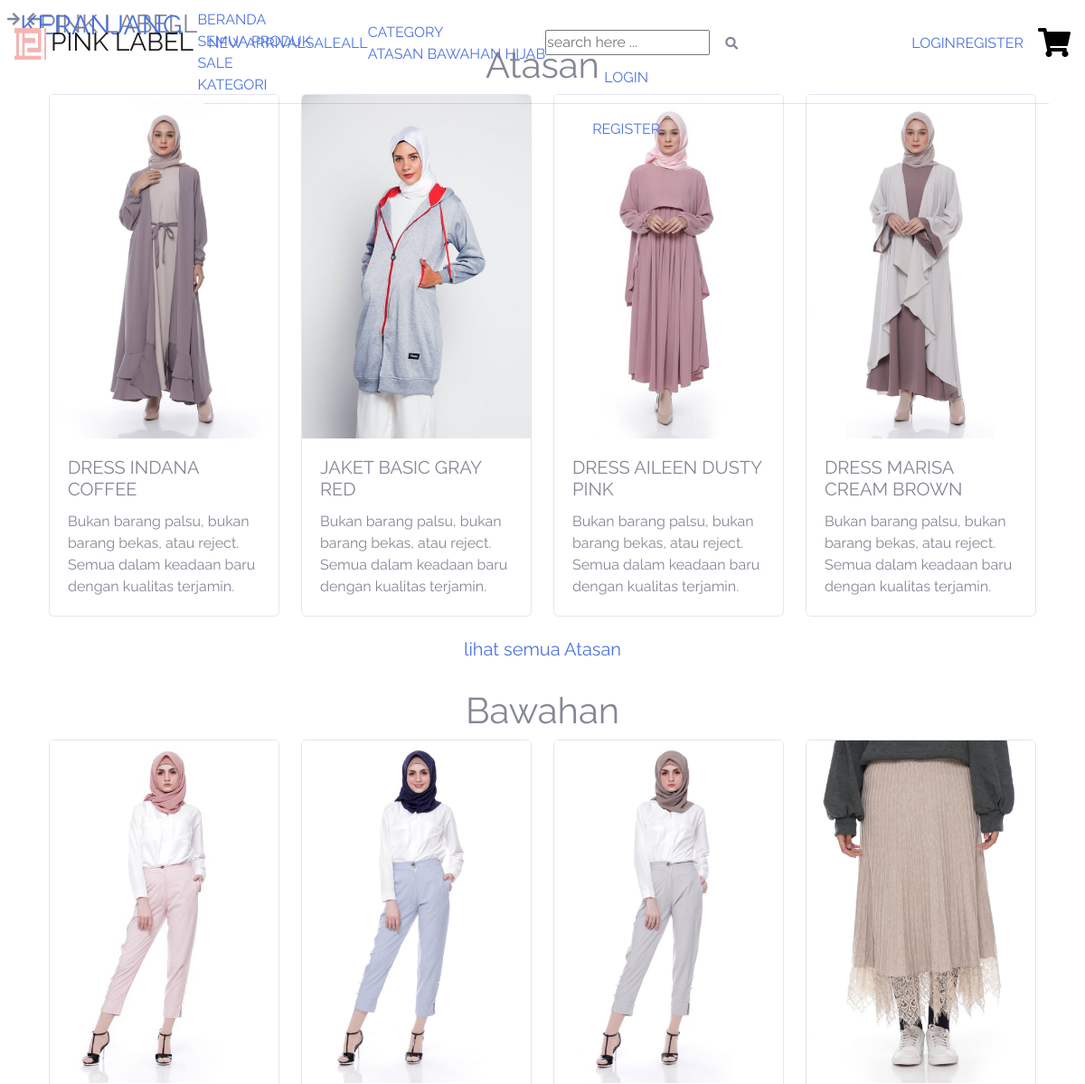
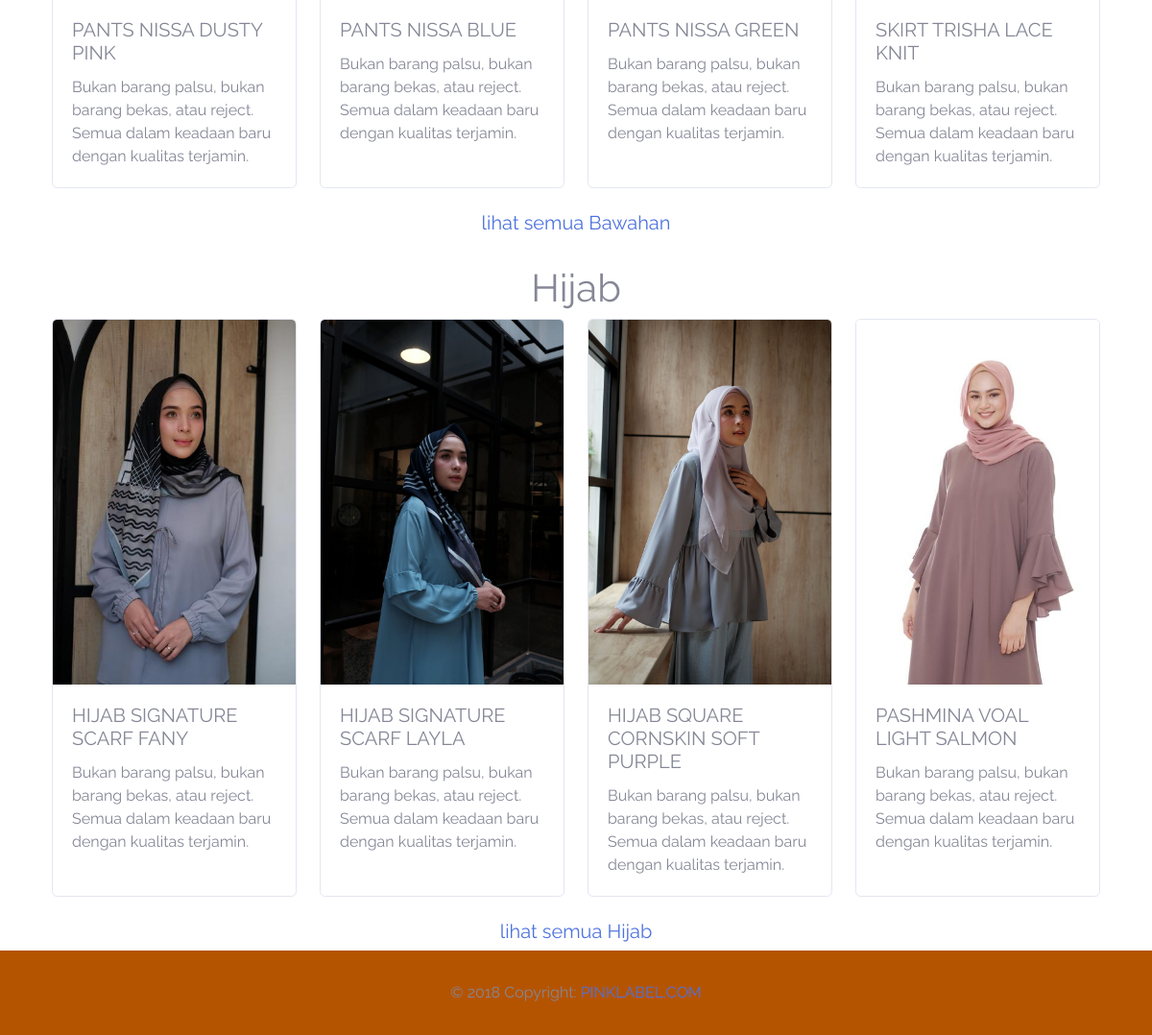
Page /index.php/kategori on the committed database (2 pictures, top to bottom).
### tables this page shows
CREATE TABLE `kategori_produk` (
  `id` int(11) NOT NULL,
  `kategori` varchar(128) NOT NULL
);

CREATE TABLE `produk` (
  `id` int(11) NOT NULL,
  `nama` varchar(128) NOT NULL,
  `id_sub_kategori` int(11) NOT NULL,
  `stok` int(11) NOT NULL,
  `harga` int(11) NOT NULL,
  `deskripsi` varchar(1000) NOT NULL,
  `gambar` varchar(128) NOT NULL,
  `sale` int(1) NOT NULL
);

### application/controllers/kategori.php (called while the page is built, shortened)
<?php
class Kategori extends CI_Controller {
	public function __construct(){
		$this->load->model('Kategori_model', 'kategori');
		$this->load->model('User_model','user');
	}
	public function index()
	{
		$data['user'] = $this->user->getUser();
		$data['all_kategori'] = $this->kategori->getKategoriProduk();
		$this->load->view('templates/header', $data);
		$this->load->view('produk/index', $data);
		$this->load->view('templates/footer', $data);
	}
}

### index.php (called while the page is built, shortened)
<?php
require_once BASEPATH.'core/CodeIgniter.php';

### application/models/User_model.php (called while the page is built, shortened)
<?php
class User_model extends CI_Model {
	public function getUser()
	{
		return $this->db->get_where('users', ['email'=> $this->session->userdata('email')])->row_array();
	}
}

### application/models/Kategori_model.php (called while the page is built, shortened)
<?php
class Kategori_model extends CI_Model {
	public function getKategoriProduk(){
		return $this->db->get('kategori_produk')->result_array();
	}
	public function getProdukByIdKtg($id_ktg){
		$query = "SELECT `produk`.*
				  FROM `produk` JOIN `sub_kategori_produk`
				    ON `produk`.`id_sub_kategori` = `sub_kategori_produk`.`id`
				 WHERE `sub_kategori_produk`.`id_kategori` = $id_ktg
				 ORDER BY id DESC
		";
		return $this->db->query($query)->result_array();
	}
}

### application/views/produk/index.php (the view, shortened to what this page needs)
<?php $i = 1; ?>
<?php foreach($all_kategori as $ktg): ?>
<section id="atasan" class="mt-4 position-relative <?= ($i++ %2 == 0) ? 'bg-grey' : '';?>">
    <div class="container">
    <div class="row justify-content-center">
      <h1><?= $ktg['kategori']; ?></h1>
    </div>
    <div class="row">
      <?php
        $produk = $this->kategori->getProdukByIdKtg($ktg['id']);
      ?>
      <?php $j=0; ?>
      <?php foreach ($produk as $p) : ?>
        <?php if($j++ >= 4){
          break;
        } ?>
        <div class="col-lg-3 col-6 mb-4">
          <div class="card h-100">
            <img src="<?= base_url('assets/img/item/').$p['gambar']; ?>" class="card-img-top">
            <div class="card-body">
              <h5 class="card-title"><?= $p['nama']; ?></h5>
             <p class="card-text">Bukan barang palsu, bukan barang bekas, atau reject. Semua dalam keadaan baru dengan kualitas terjamin. </p>
            </div>
          </div>
        </div>
      <?php endforeach; ?>
    </div>
    <div class="row justify-content-center">
        <a href="<?= base_url('koleksi/') . $ktg['kategori']; ?>" class="h5 link-pink-labelk">lihat semua <?= $ktg['kategori']; ?></a>
    </div>
</section>
<?php endforeach; ?>

### application/views/templates/header.php (shortened to what this page needs)
<!DOCTYPE html>
<html lang="en">
<head>
  <link href="<?= base_url('assets/'); ?>css/bootstrap.min.css" rel="stylesheet" type="text/css">
  <link href="<?= base_url('assets/'); ?>css/sb-admin-2.min.css" rel="stylesheet" type="text/css">
  <link href="<?= base_url('assets/'); ?>vendor/fontawesome-free/css/all.min.css" rel="stylesheet" type="text/css">
  <link href="<?= base_url('assets/'); ?>css/pinklabel.css" rel="stylesheet" type="text/css">
</head>
<body>
  <nav id="sidebar">
    <div id="dismiss">
        <i class="fas fa-arrow-left"></i>
    </div>
    <div class="sidebar-header">
        <h3>Pink Labell</h3>
    </div>
    <ul class="list-unstyled components">
        <li>
            <a href="#">Beranda</a>
          </li>
        <li>
            <a href="#">Semua Produk</a>
        </li>
        <li>
            <a href="<?= base_url('sale'); ?>">Sale</a>
        </li>
        <li>
            <a href="#pageSubmenu" data-toggle="collapse" aria-expanded="false">Kategori</a>
        </li>
    </ul>
</nav>
<nav id="sidebar2" class="pr-3 pl-2">
    <div id="dismiss2">
        <i class="fas fa-arrow-right"></i>
    </div>
    <div class="sidebar-header">
        <a href="<?= base_url('keranjang'); ?>" class="h3 nav-link-pink" style="font-size: 30px;">KERANJANG</a>
    </div>
    <?php if($user['role_id'] == 3) :?>
    <div class="container mt-4">
      <div class="row justify-content-center">
        <div class="col text-center">
          <p style="color:black">anda belum login</p>
          <a class="nav-link-pink"href="<?php echo base_url('auth') ?>">LOGIN</a>
          <hr>
          <a class="nav-link-pink" href="<?=base_url('auth/register'); ?>">REGISTER</a>
        </div>
      </div>
    </div>
    <?php endif; ?>
</nav>
<div class="wrapper">
  <div id="content">
  <nav class="navbar navbar-expand navbar-light bg-pink mb-4 fixed-top">
    <a class="navbar-brand logo-label-pink mt-1 d-none d-sm-inline-block" href="<?= base_url(); ?>">
      <img class="mb-1 d-none d-md-inline" src="<?= base_url('assets/'); ?>img/bg/logo.png" width="35" height="35" alt="">
      <span class="h3">Pink Label</span>
    </a>
    <a class="nav-link-pink d-none d-xl-inline" href="">New Arrival</a>
    <a class="nav-link-pink d-none d-xl-inline" href="<?= base_url('sale'); ?>">Sale</a>
    <a class="nav-link-pink d-none d-xl-inline" href="<?= base_url('seluruh_koleksi'); ?>">All</a>
    <div class="dropdown-nav-pink d-none d-xl-inline-block position-relative">
      <a class="nav-link-pink" href="<?= base_url('seluruh_koleksi'); ?>">Category</a>
      <div class="dropdown-kategori-pink">
          <?php $kategori = $this->db->get('kategori_produk')->result_array(); ?>
          <?php foreach($kategori as $k): ?>
            <a class="dropdown-item-pink" href="<?= base_url('koleksi/').$k['kategori']; ?>"> <?= $k['kategori']; ?> </a>
          <?php endforeach; ?>
      </div>
    </div>
    <form class="d-inline-block" action="<?php echo base_url('search/all') ?>" method="get">
      <input type="text" name="keyword" class="input-search-pink" placeholder="search here ..." >
      <div class="d-inline-block">
        <button class="btn btn-pink-search" type="submit">
          <i class="fas fa-search fa-sm"></i>
        </button>
      </div>
    </form>
    <?php if($user['role_id'] == 3): ?>
      <a class="nav-link-pink d-none d-xl-inline" href="<?= base_url('auth'); ?>">Login</a>
      <a class="nav-link-pink d-none d-xl-inline" href="<?= base_url('auth/register'); ?>">Register</a>
    <?php endif; ?>
    <button id="sidebarCollapse2" class="ml-0 d-inline" style="border:none; background: none;">
      <i style="color:black;" class="fas fa-2x fa-shopping-cart"></i>
    </button>
  </nav>

### application/views/templates/footer.php (shortened to what this page needs)
    <footer class="page-footer font-small bg-pink py-3">
      <div class="footer-copyright text-center py-3">© 2018 Copyright:
        <a href="https://mdbootstrap.com/education/bootstrap/"> PINKLABEL.COM</a>
      </div>
    </footer>
  </div>
</div>
</body>
</html>

### assets/css/pinklabel.css (style rules this page uses)
* { margin: 0; padding: 0; box-sizing: border-box; font-family: 'Raleway', sans-serif ; }
nav { display: flex; position: fixed; z-index: 5; top: 0; left: 0; width: 100%; height: 12vh; background: none; padding: 10px 30px 10px; transition: all .3s ease-out; text-transform: uppercase; }
.card img { display: block; max-width: 100%; height: auto; }
footer { background: #b55400; }

### rows in the picture
kategori_produk: kategori "ATASAN", kategori "Atasan"
kategori_produk: kategori "BAWAHAN", kategori "Bawahan"
kategori_produk: kategori "HIJAB", kategori "Hijab"
produk: gambar (picture), nama "DRESS INDANA COFFEE"
produk: gambar (picture), nama "JAKET BASIC GRAY RED"
produk: gambar (picture), nama "DRESS AILEEN DUSTY PINK"
produk: gambar (picture), nama "DRESS MARISA CREAM BROWN"
produk: gambar (picture), nama "PANTS NISSA DUSTY PINK"
produk: gambar (picture), nama "PANTS NISSA BLUE"
produk: gambar (picture), nama "PANTS NISSA GREEN"
produk: gambar (picture), nama "SKIRT TRISHA LACE KNIT"
produk: gambar (picture), nama "HIJAB SIGNATURE SCARF FANY"
produk: gambar (picture), nama "HIJAB SIGNATURE SCARF LAYLA"
produk: gambar (picture), nama "HIJAB SQUARE CORNSKIN SOFT PURPLE"
produk: gambar (picture), nama "PASHMINA VOAL LIGHT SALMON"
